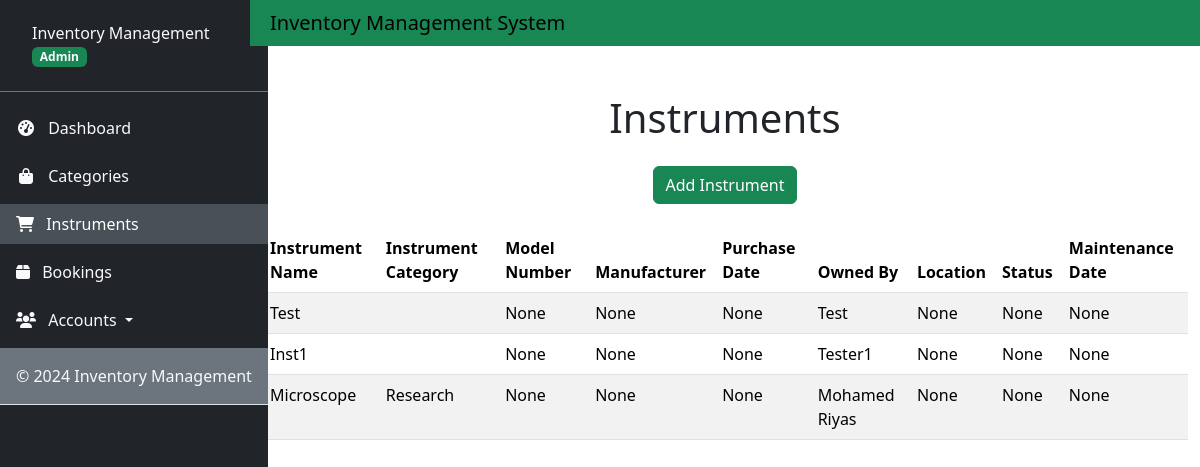
The app's page /inventory/instruments/ with its own data.
### Inventory/models.py (models this page shows, shortened)
class Instrument(models.Model):
    instrument_name = models.CharField(max_length=100)
    instrument_category = models.ForeignKey(Category, on_delete=models.CASCADE, null=True)  # Updated field name
    model_number = models.CharField(max_length=100, null=True)
    manufacturer = models.CharField(max_length=100, null=True)
    purchased_On = models.DateField(null=True)
    owned_by = models.CharField(max_length=100, null=True)
    location = models.CharField(max_length=100, null=True)
    status = models.CharField(max_length=100, null=True)
    maintenance_date = models.DateField(null=True)

class Category(models.Model):
    category_name = models.CharField(max_length=100, unique=True)
    category_description = models.TextField()

### Inventory/views.py (the view)
# urls.py: path('instruments/', instruments_view, name='instruments'),  # Add instruments view
def instruments_view(request):
    instruments = Instrument.objects.all()  # Retrieve all instrument records
    return render(request, 'instruments/instruments.html', {'instruments': instruments})

### FrontEnd/templates/instruments/instruments.html (shortened to what this page needs)
{% extends "base.html" %}
{% block content %}
<div class="container mt-5">
    <h1 class="text-center">Instruments</h1>
    <div class="text-center mt-4">
        <a href="{% url 'add_instrument' %}" class="btn btn-success">Add Instrument</a>
    </div>
    <table class="table table-striped mt-4">
        <thead>
            <tr>
                <th>Instrument Name</th>
                <th>Instrument Category</th>
                <th>Model Number</th>
                <th>Manufacturer</th>
                <th>Purchase Date</th>
                <th>Owned By</th>
                <th>Location</th>
                <th>Status</th>
                <th>Maintenance Date</th>
            </tr>
        </thead>
        <tbody>
            {% if instruments %}
            {% for instrument in instruments %}
            <tr>
                <td>{{ instrument.instrument_name }}</td>
                <td>{{ instrument.instrument_category.category_name }}</td>
                <td>{{ instrument.model_number }}</td>
                <td>{{ instrument.manufacturer }}</td>
                <td>{{ instrument.purchased_On }}</td>
                <td>{{ instrument.owned_by }}</td>
                <td>{{ instrument.location }}</td>
                <td>{{ instrument.status }}</td>
                <td>{{ instrument.maintenance_date }}</td>
            </tr>
            {% endfor %}
            {% else %}
            <tr>
                <td colspan="9">No instruments available.</td>
            </tr>
            {% endif %}
        </tbody>
    </table>
</div>
{% endblock content %}

### FrontEnd/templates/base.html (shortened to what this page needs)
<!DOCTYPE html>
<html lang="en">
    <head>
        {% load static %}
        <link href="https://cdn.jsdelivr.net/npm/bootstrap@5.3.3/dist/css/bootstrap.min.css" rel="stylesheet">
        <link rel="stylesheet" type="text/css" href="https://unpkg.com/@webpixels/css@1.1.5/dist/index.css">
        <link rel="stylesheet" href="{% static 'css/style.css' %}" type="text/css">
        <link rel="stylesheet" href="https://cdnjs.cloudflare.com/ajax/libs/font-awesome/6.0.0-beta3/css/all.min.css">
    </head>
    <body>
        {% include "sidebar.html" %}
        <section id="wrapper">
          <div id="main-content">
            <nav class="navbar navbar-expand-md bg-success">
                <div class="container-fluid mx-2">
                  <div class="navbar-header">
                    <a class="navbar-brand" style="font-size: 20px;">Inventory Management System</a>
                  </div>
                </div>
              </nav>
              {% block content %}
              {% endblock content %}
          </div>
        </section>
      </body>
</html>

### FrontEnd/templates/sidebar.html (shortened to what this page needs)
<aside class="sidebar position-fixed top-0 left-0 overflow-auto h-100 bg-dark text-light" id="show-side-navigation1">
    <div class="sidebar-header d-flex align-items-center px-3 py-4 border-bottom border-secondary">
        <div class="ms-3">
            <h5 class="fs-6 mb-0">Inventory Management</h5>
            <span class="badge bg-success text-light">Admin</span>
        </div>
    </div>
    <div class="nav-container">
        <ul class="nav flex-column mt-3">
            <li class="nav-item mb-2">
                <a class="nav-link text-light {% if request.resolver_match.url_name == 'index' %}active{% endif %}"
                    href="{% url 'index' %}">
                    <i class="fa fa-tachometer-alt fa-fw me-2"></i> Dashboard
                </a>
            </li>
            <li class="nav-item mb-2">
                <a class="nav-link text-light {% if request.resolver_match.url_name == 'categories' %}active{% endif %}"
                    href="{% url 'categories' %}">
                    <i class="fa fa-shopping-bag fa-fw me-2"></i> Categories
                </a>
            </li>
            <li class="nav-item mb-2">
                <a class="nav-link text-light {% if request.resolver_match.url_name == 'instruments' %}active{% endif %}"
                    href="{% url 'instruments' %}">
                    <i class="fa fa-shopping-cart me-2"></i> Instruments
                </a>
            </li>
            <li class="nav-item mb-2">
                <a class="nav-link text-light {% if request.resolver_match.url_name == 'booking' %}active{% endif %}"
                    href="{% url 'booking' %}">
                    <i class="fa-solid fa-box me-2"></i> Bookings
                </a>
            </li>
            <li class="nav-item mb-2 dropdown">
                <a class="nav-link text-light  dropdown-toggle"
                    href="#" id="accountsDropdown" role="button" data-bs-toggle="dropdown" aria-expanded="false">
                    <i class="fa fa-users me-2"></i> Accounts
                </a>
            </li>
        </ul>
    </div>
    <div class="sidebar-footer bg-secondary text-center p-3 border-bottom">
        <p class="text-light mb-0">&copy; 2024 Inventory Management</p>
    </div>
</aside>

### FrontEnd/templates/css/style.css (style rules this page uses)
body { overflow-x: hidden; }
.sidebar { transition: all 0.3s; }
.nav-link.active { background-color: #495057 !important; color: #fff !important; }

### FrontEnd/templates/base.html (style rules this page uses)
#wrapper { display: flex; }
#main-content { flex-grow: 1; padding-left: 250px; }

### records on screen
Instrument: instrument_name "Test", model_number "None", manufacturer "None", purchased_On "None", owned_by "Test", location "None", status "None", maintenance_date "None"
Instrument: instrument_name "Inst1", model_number "None", manufacturer "None", purchased_On "None", owned_by "Tester1", location "None", status "None", maintenance_date "None"
Instrument: instrument_name "Microscope", instrument_category.category_name "Research", model_number "None", manufacturer "None", purchased_On "None", owned_by "Mohamed Riyas", location "None", status "None", maintenance_date "None"
